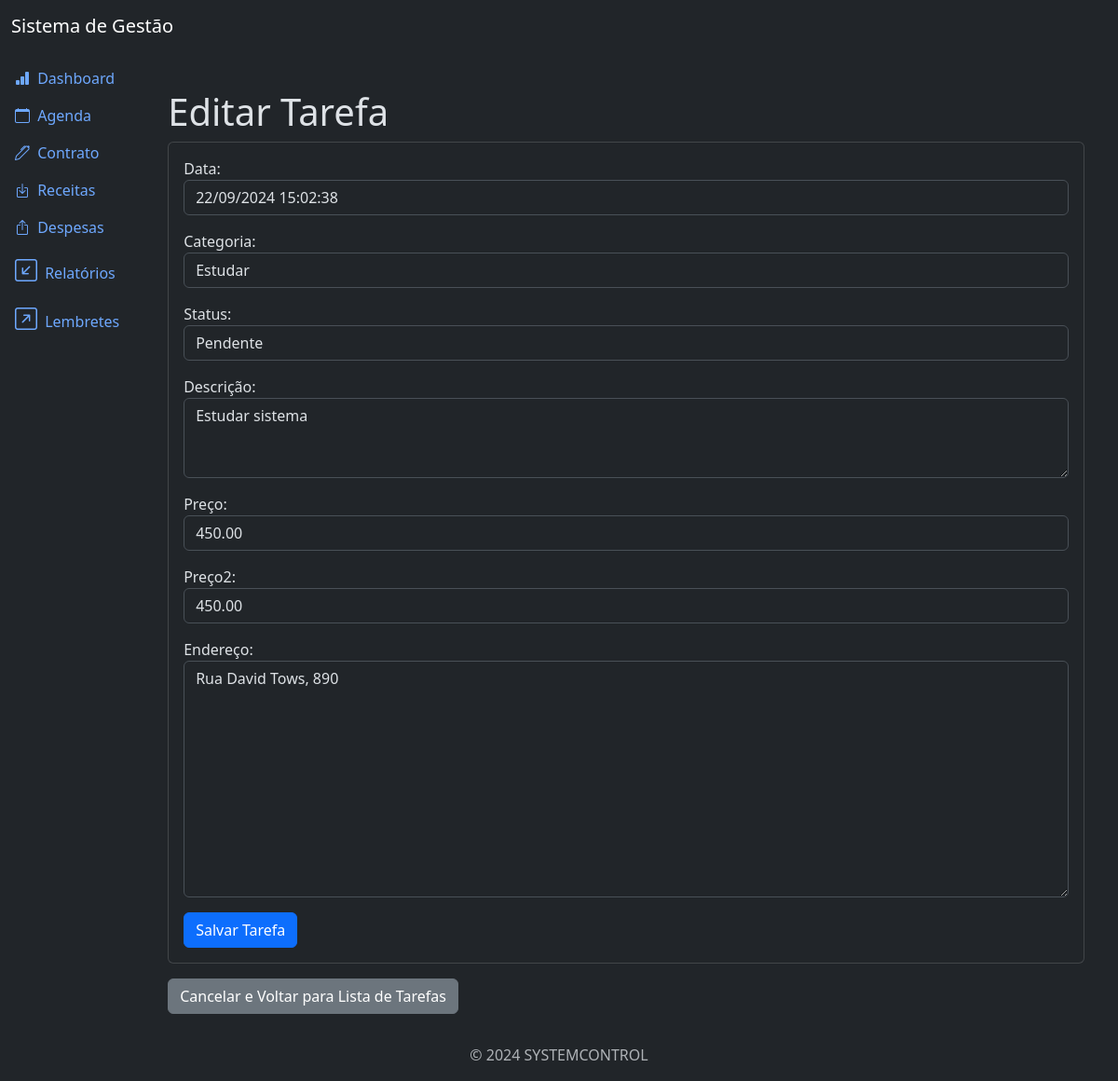
Page /task/1/update/ (signed in) on the committed database.
### task/models.py (models this page shows, shortened)
class Task(models.Model):
    date = models.DateTimeField(null=True, blank=True)
    category = models.ForeignKey(Category, on_delete=models.PROTECT, related_name='task')
    status = models.ForeignKey(Status, on_delete=models.PROTECT, related_name='task')
    description = models.TextField(null=True, blank=True)
    service_price = models.DecimalField(max_digits=20, decimal_places=2)
    selling_price = models.DecimalField(max_digits=20, decimal_places=2)
    adress = models.CharField(null=True, blank=True, max_length=200)
    created_at = models.DateTimeField(auto_now_add=True)
    update_at = models.DateTimeField(auto_now=True)
    class Meta:
        ordering = ['date']

### task/views.py (the view)
# urls.py: path('task/<int:pk>/update/', views.TaskUpdateView.as_view(), name='task_update'),
class TaskUpdateView(LoginRequiredMixin, PermissionRequiredMixin, UpdateView):
    model = models.Task
    template_name = 'task_update.html'
    form_class = forms.TaskForm
    success_url = reverse_lazy('task_list')
    permission_required = 'task.change_task'

### task/forms.py
class TaskForm(forms.ModelForm):
    class Meta:
        model = models.Task
        fields = ['date', 'category', 'status', 'description', 'service_price', 'selling_price', 'adress']
        widgets = {
            'date': forms.DateTimeInput(attrs={'class': 'form-control'}),
            'category': forms.Select(attrs={'class': 'form-control'}),
            'status': forms.Select(attrs={'class': 'form-control'}),
            'description': forms.Textarea(attrs={'class': 'form-control', 'rows': 3}),
            'service_price': forms.TextInput(attrs={'class': 'form-control'}),
            'selling_price': forms.TextInput(attrs={'class': 'form-control'}),
            'adress': forms.Textarea(attrs={'class': 'form-control'}),
        }
        labels = {
            'date': 'Data',
            'category' : 'Categoria',
            'status': 'Status',
            'description': 'Descrição',
            'service_price': 'Preço',
            'selling_price': 'Preço2',
            'adress': 'Endereço',
        }

### categories/models.py (called while the page is built)
    def __str__(self):
        return self.name

### status/models.py (called while the page is built)
    def __str__(self):
        return self.name

### task/templates/task_update.html (shortened to what this page needs)
{% extends 'base.html' %}
{% block content %}
<div class="container mt-4">
    <h3 class="display-6">Editar Tarefa</h3>
    <div class="card">
        <div class="card-body">
            <form method="post" class="form">
                {{ form.as_p }}
                <button type="submit" class="btn btn-primary">Salvar Tarefa</button>
            </form>
        </div>
    </div>
    <a href="{% url 'task_list' %}" class="btn btn-secondary mt-3">Cancelar e Voltar para Lista de Tarefas</a>
</div>
{% endblock %}

### rows in the picture
Task: date "22/09/2024 15:02:38", category "Estudar", status "Pendente", description "Estudar sistema", service_price "450.00", selling_price "450.00", adress "Rua David Tows, 890"
